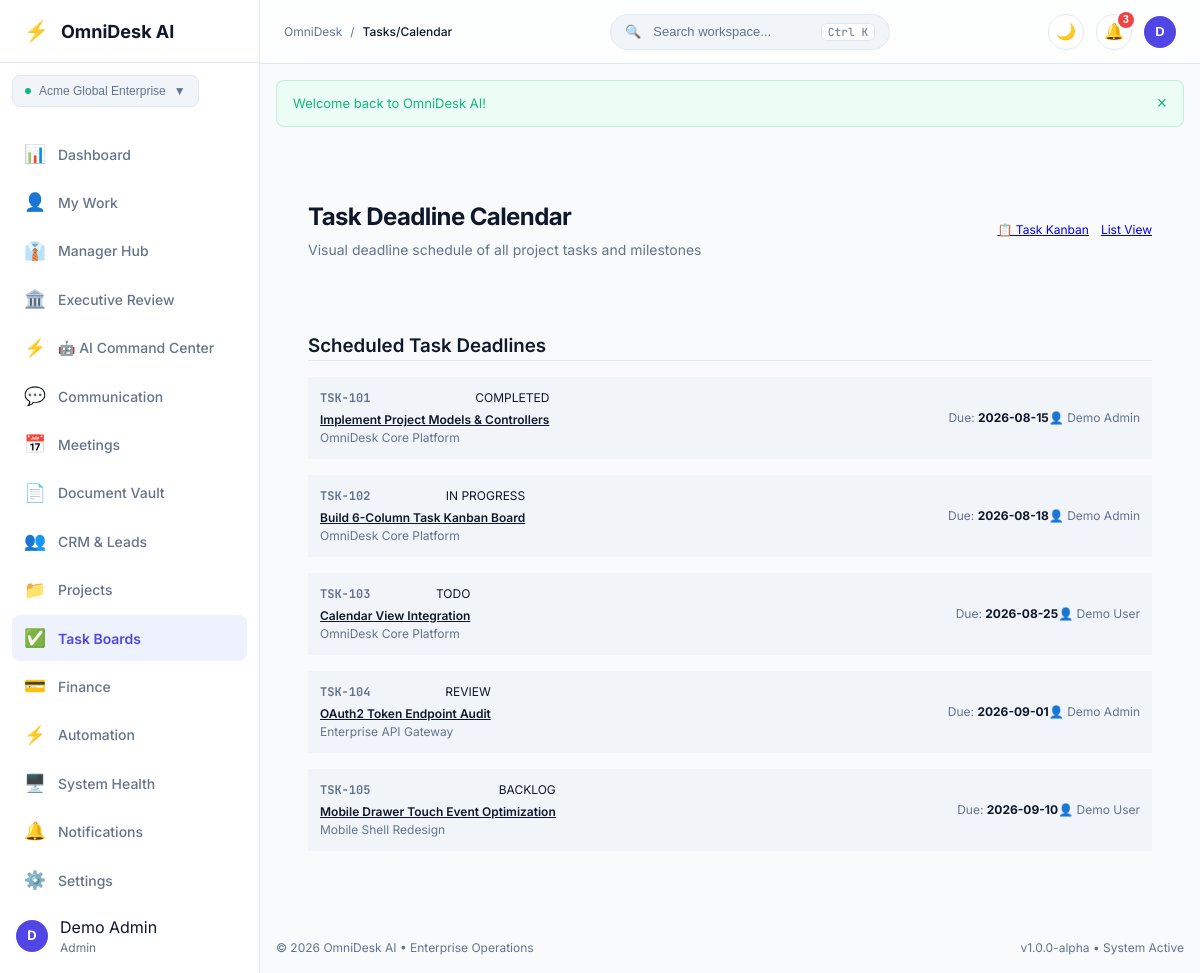
Screenshot of /tasks/calendar (signed in) with the database file from the repository.
### tables this page shows
CREATE TABLE IF NOT EXISTS `workspaces` (
    `id`          INT UNSIGNED NOT NULL AUTO_INCREMENT,
    `name`        VARCHAR(100) NOT NULL,
    `slug`        VARCHAR(100) NOT NULL,
    `type`        VARCHAR(30)  NOT NULL DEFAULT 'company' COMMENT 'company | team | department | personal',
    `owner_id`    INT UNSIGNED NOT NULL,
    `created_at`  DATETIME     NOT NULL DEFAULT CURRENT_TIMESTAMP,
    `updated_at`  DATETIME     NOT NULL DEFAULT CURRENT_TIMESTAMP ON UPDATE CURRENT_TIMESTAMP,

    PRIMARY KEY (`id`),
    UNIQUE KEY `uq_workspaces_slug` (`slug`),
    KEY `idx_workspaces_owner` (`owner_id`),
    CONSTRAINT `fk_ws_owner` FOREIGN KEY (`owner_id`)
        REFERENCES `users` (`id`) ON DELETE CASCADE ON UPDATE CASCADE

);

CREATE TABLE IF NOT EXISTS `tasks` (
    `id`                INT UNSIGNED NOT NULL AUTO_INCREMENT,
    `workspace_id`      INT UNSIGNED NOT NULL,
    `project_id`        INT UNSIGNED NOT NULL,
    `milestone_id`      INT UNSIGNED DEFAULT NULL,
    `parent_task_id`    INT UNSIGNED DEFAULT NULL,
    `code`              VARCHAR(30)  NOT NULL,
    `title`             VARCHAR(200) NOT NULL,
    `description`       TEXT         DEFAULT NULL,
    `status`            VARCHAR(30)  NOT NULL DEFAULT 'todo' COMMENT 'backlog | todo | in_progress | review | testing | completed',
    `priority`          VARCHAR(30)  NOT NULL DEFAULT 'medium' COMMENT 'low | medium | high | urgent',
    `assigned_user_id`  INT UNSIGNED DEFAULT NULL,
    `created_by`        INT UNSIGNED DEFAULT NULL,
    `start_date`        DATE         DEFAULT NULL,
    `due_date`          DATE         DEFAULT NULL,
    `completed_at`      DATETIME     DEFAULT NULL,
    `estimated_minutes` INT UNSIGNED NOT NULL DEFAULT 0,
    `actual_minutes`    INT UNSIGNED NOT NULL DEFAULT 0,
    `created_at`        DATETIME     NOT NULL DEFAULT CURRENT_TIMESTAMP,
    `updated_at`        DATETIME     NOT NULL DEFAULT CURRENT_TIMESTAMP ON UPDATE CURRENT_TIMESTAMP,

    PRIMARY KEY (`id`),
    KEY `idx_tasks_ws`       (`workspace_id`),
    KEY `idx_tasks_proj`     (`project_id`),
    KEY `idx_tasks_status`   (`status`),
    KEY `idx_tasks_assigned` (`assigned_user_id`),
    CONSTRAINT `fk_tasks_ws` FOREIGN KEY (`workspace_id`)
        REFERENCES `workspaces` (`id`) ON DELETE CASCADE ON UPDATE CASCADE,
    CONSTRAINT `fk_tasks_proj` FOREIGN KEY (`project_id`)
        REFERENCES `projects` (`id`) ON DELETE CASCADE ON UPDATE CASCADE,
    CONSTRAINT `fk_tasks_ms` FOREIGN KEY (`milestone_id`)
        REFERENCES `project_milestones` (`id`) ON DELETE SET NULL ON UPDATE CASCADE,
    CONSTRAINT `fk_tasks_assigned` FOREIGN KEY (`assigned_user_id`)
        REFERENCES `users` (`id`) ON DELETE SET NULL ON UPDATE CASCADE

);

CREATE TABLE IF NOT EXISTS `projects` (
    `id`              INT UNSIGNED   NOT NULL AUTO_INCREMENT,
    `workspace_id`    INT UNSIGNED   NOT NULL,
    `code`            VARCHAR(30)    NOT NULL,
    `name`            VARCHAR(150)   NOT NULL,
    `slug`            VARCHAR(150)   NOT NULL,
    `description`     TEXT           DEFAULT NULL,
    `customer_id`     INT UNSIGNED   DEFAULT NULL,
    `manager_id`      INT UNSIGNED   DEFAULT NULL,
    `status`          VARCHAR(30)    NOT NULL DEFAULT 'active' COMMENT 'planning | active | on_hold | at_risk | completed | cancelled | archived',
    `priority`        VARCHAR(30)    NOT NULL DEFAULT 'medium' COMMENT 'low | medium | high | urgent',
    `start_date`      DATE           DEFAULT NULL,
    `due_date`        DATE           DEFAULT NULL,
    `completion_date` DATE           DEFAULT NULL,
    `budget`          DECIMAL(12,2)  NOT NULL DEFAULT 0.00,
    `progress`        INT UNSIGNED   NOT NULL DEFAULT 0 COMMENT '0..100 percentage',
    `created_by`      INT UNSIGNED   DEFAULT NULL,
    `created_at`      DATETIME       NOT NULL DEFAULT CURRENT_TIMESTAMP,
    `updated_at`      DATETIME       NOT NULL DEFAULT CURRENT_TIMESTAMP ON UPDATE CURRENT_TIMESTAMP,
    `archived_at`     DATETIME       DEFAULT NULL,

    PRIMARY KEY (`id`),
    UNIQUE KEY `uq_proj_ws_code` (`workspace_id`, `code`),
    KEY `idx_proj_ws`       (`workspace_id`),
    KEY `idx_proj_status`   (`status`),
    KEY `idx_proj_manager`  (`manager_id`),
    CONSTRAINT `fk_proj_ws` FOREIGN KEY (`workspace_id`)
        REFERENCES `workspaces` (`id`) ON DELETE CASCADE ON UPDATE CASCADE,
    CONSTRAINT `fk_proj_cust` FOREIGN KEY (`customer_id`)
        REFERENCES `customers` (`id`) ON DELETE SET NULL ON UPDATE CASCADE,
    CONSTRAINT `fk_proj_mgr` FOREIGN KEY (`manager_id`)
        REFERENCES `users` (`id`) ON DELETE SET NULL ON UPDATE CASCADE

);

### modules/Tasks/views/calendar.php (the view, shortened to what the rows shown need)
<?php
$taskList = $tasks ?? [];
?>
<?php require_once MODULES_PATH . '/Shared/views/app_shell_start.php'; ?>
<div class="card card-glass p-6 mb-6">
    <div class="flex items-center justify-between flex-wrap gap-4">
        <div>
            <h1 class="text-2xl font-bold tracking-tight mb-1">Task Deadline Calendar</h1>
            <p class="text-muted text-sm mb-0">Visual deadline schedule of all project tasks and milestones</p>
        </div>
        <div class="flex items-center gap-3">
            <a href="<?= url('/tasks/kanban') ?>" class="btn btn-primary text-xs py-1.5 px-3">📋 Task Kanban</a>
            <a href="<?= url('/tasks') ?>" class="btn btn-secondary text-xs py-1.5 px-3">List View</a>
        </div>
    </div>
</div>
<div class="card p-6 mb-6">
    <h3 class="font-semibold text-base border-b pb-3 mb-4">Scheduled Task Deadlines</h3>
    <div class="grid grid-cols-3 gap-4 text-xs">
        <?php if (!empty($taskList)): ?>
            <?php foreach ($taskList as $t): ?>
                <div class="p-3 rounded bg-surface-subtle border flex flex-col justify-between">
                    <div>
                        <div class="flex justify-between items-center mb-1">
                            <span class="font-mono text-2xs font-bold text-muted"><?= e($t['code']) ?></span>
                            <span class="badge badge-info text-2xs uppercase"><?= e(str_replace('_', ' ', $t['status'])) ?></span>
                        </div>
                        <a href="<?= url('/tasks/show?id=' . $t['id']) ?>" class="font-semibold text-main hover:underline text-xs block mb-1">
                            <?= e($t['title']) ?>
                        </a>
                        <div class="text-muted text-2xs"><?= e($t['project_name']) ?></div>
                    </div>
                    <div class="pt-2 border-t mt-3 flex justify-between items-center text-2xs">
                        <span class="text-muted">Due: <strong class="text-main"><?= e($t['due_date'] ?: 'No deadline') ?></strong></span>
                        <span class="text-muted">👤 <?= e($t['assignee_name'] ?: 'Unassigned') ?></span>
                    </div>
                </div>
            <?php endforeach; ?>
        <?php else: ?>
            <div class="col-span-3 text-center text-muted py-8">No scheduled task deadlines found.</div>
        <?php endif; ?>
    </div>
</div>
<?php require_once MODULES_PATH . '/Shared/views/app_shell_end.php'; ?>

### core/Router.php (shortened to what the rows shown need)
<?php
class Router
{
    private array $routes = [
        'GET'  => [],
        'POST' => [],
    ];
    public function dispatch(): void
    {
        $method = strtoupper($_SERVER['REQUEST_METHOD'] ?? 'GET');
        $uri    = $this->normalizeUri($_SERVER['REQUEST_URI'] ?? '/');
        foreach ($this->routes[$method] as $pattern => $routeInfo) {
            $params = $this->matchRoute($pattern, $uri);
            if ($params !== null) {
                $this->callHandler($routeInfo['handler'], $params);
                return;
            }
        }
    }
    private function addRoute(string $method, string $path, callable|array $handler, array $middleware = []): void
    {
        $pattern = $this->pathToPattern($path);
        $this->routes[$method][$pattern] = [
            'handler'    => $handler,
            'middleware' => $middleware,
        ];
    }
    private function pathToPattern(string $path): string
    {
        $pattern = preg_replace_callback(
            '/\{([a-zA-Z_][a-zA-Z0-9_]*)\}/',
            fn($m) => '(?P<' . $m[1] . '>[^/]+)',
            $path
        );
        return '#^' . $pattern . '$#';
    }
    private function matchRoute(string $pattern, string $uri): ?array
    {
        if (!preg_match($pattern, $uri, $matches)) {
            return null;
        }
        return array_filter(
            $matches,
            fn($k) => is_string($k),
            ARRAY_FILTER_USE_KEY
        );
    }
    private function callHandler(callable|array $handler, array $params): void
    {
        if (is_array($handler)) {
            [$class, $method] = $handler;
            $instance = new $class();
            $instance->$method($params);
            return;
        }
    }
    private function normalizeUri(string $uri): string
    {
        $path = parse_url($uri, PHP_URL_PATH) ?? '/';
        $path = '/' . trim($path, '/');
        $path = preg_replace('#/+#', '/', $path);
        return $path === '' ? '/' : $path;
    }
}

### modules/Shared/views/app_shell_start.php (shortened to what the rows shown need)
<?php
$currentUser = \Core\Auth::user();
$currentRoute = parse_url($_SERVER['REQUEST_URI'] ?? '/', PHP_URL_PATH);
$navItems = [
    ['key' => 'dashboard',     'label' => 'Dashboard',          'icon' => '📊', 'url' => '/dashboard',         'perm' => 'dashboard.view'],
    ['key' => 'my-work',       'label' => 'My Work',            'icon' => '👤', 'url' => '/my-work',           'perm' => 'dashboard.view'],
    ['key' => 'manager',       'label' => 'Manager Hub',        'icon' => '👔', 'url' => '/manager',           'perm' => 'dashboard.view'],
    ['key' => 'executive',     'label' => 'Executive Review',   'icon' => '🏛️', 'url' => '/executive',         'perm' => 'dashboard.view'],
    ['key' => 'ai',            'label' => '🤖 AI Command Center','icon' => '⚡', 'url' => '/ai/command-center', 'perm' => 'dashboard.view'],
    ['key' => 'communication', 'label' => 'Communication',      'icon' => '💬', 'url' => '/communication',     'perm' => 'dashboard.view'],
    ['key' => 'meetings',      'label' => 'Meetings',           'icon' => '📅', 'url' => '/meetings',          'perm' => 'dashboard.view'],
    ['key' => 'documents',     'label' => 'Document Vault',     'icon' => '📄', 'url' => '/documents',         'perm' => 'documents.view'],
    ['key' => 'crm',           'label' => 'CRM & Leads',        'icon' => '👥', 'url' => '/crm',               'perm' => 'crm.view'],
    ['key' => 'projects',      'label' => 'Projects',           'icon' => '📁', 'url' => '/projects',          'perm' => 'projects.view'],
    ['key' => 'tasks',         'label' => 'Task Boards',        'icon' => '✅', 'url' => '/tasks',             'perm' => 'tasks.view'],
    ['key' => 'finance',       'label' => 'Finance',            'icon' => '💳', 'url' => '/finance',           'perm' => 'finance.view'],
    ['key' => 'automation',    'label' => 'Automation',         'icon' => '⚡', 'url' => '/automation',        'perm' => 'settings.view'],
    ['key' => 'operations',    'label' => 'System Health',      'icon' => '🖥️', 'url' => '/operations/health', 'perm' => 'settings.view'],
    ['key' => 'notifications', 'label' => 'Notifications',      'icon' => '🔔', 'url' => '/notifications',     'perm' => 'notifications.view'],
    ['key' => 'settings',      'label' => 'Settings',           'icon' => '⚙️', 'url' => '/settings',          'perm' => 'settings.view'],
];
?>
<?php require_once __DIR__ . '/header.php'; ?>
<body class="bg-app text-main antialiased app-body">
    <div class="app-layout">
        <aside class="app-sidebar" id="appSidebar">
            <div class="sidebar-header">
                <a href="<?= url('/dashboard') ?>" class="brand-link">
                    <span class="brand-icon">⚡</span>
                    <span class="brand-title"><?= e(APP_NAME) ?></span>
                </a>
            </div>
            <div class="sidebar-workspace p-3">
                <?php
                $currActiveWs = \Core\DashboardService::getActiveWorkspace($currentUser['id'] ?? 0);
                ?>
                <div class="dropdown-wrapper w-full">
                    <button type="button" class="workspace-badge w-full justify-between cursor-pointer" id="wsDropdownBtn">
                        <div class="flex items-center gap-2 truncate">
                            <span class="ws-dot"></span>
                            <span class="ws-name truncate font-medium"><?= e($currActiveWs['name']) ?></span>
                        </div>
                        <span class="text-xs text-muted">▼</span>
                    </button>
                </div>
            </div>
            <nav class="sidebar-nav">
                <ul class="nav-list">
                    <?php foreach ($navItems as $item): ?>
                        <?php if (\Core\Auth::hasPermission($item['perm'])): ?>
                            <?php $isActive = str_starts_with($currentRoute, $item['url']); ?>
                            <li class="nav-item">
                                <a href="<?= url($item['url']) ?>" class="nav-link <?= $isActive ? 'active' : '' ?>">
                                    <span class="nav-icon"><?= $item['icon'] ?></span>
                                    <span class="nav-label"><?= e($item['label']) ?></span>
                                </a>
                            </li>
                        <?php endif; ?>
                    <?php endforeach; ?>
                </ul>
            </nav>
            <div class="sidebar-footer p-4">
                <div class="user-pill flex items-center gap-3">
                    <div class="avatar-circle">
                        <?= e(strtoupper(substr($currentUser['first_name'] ?? 'U', 0, 1))) ?>
                    </div>
                    <div class="user-info flex-1 min-w-0">
                        <div class="user-name truncate"><?= e($currentUser['full_name'] ?? 'User') ?></div>
                        <div class="user-role text-xs text-muted capitalize"><?= e($currentUser['role'] ?? 'member') ?></div>
                    </div>
                </div>
            </div>
        </aside>
        <div class="app-main">
            <header class="app-topbar">
                <div class="topbar-left flex items-center gap-3">
                    <div class="breadcrumbs flex items-center gap-2 text-xs text-muted">
                        <span>OmniDesk</span>
                        <span>/</span>
                        <span class="text-main font-medium capitalize"><?= e(ltrim($currentRoute, '/') ?: 'Dashboard') ?></span>
                    </div>
                </div>
                <div class="topbar-center">
                    <button type="button" class="search-trigger" id="globalSearchBtn">
                        <span class="search-icon">🔍</span>
                        <span class="search-text">Search workspace...</span>
                        <kbd class="search-kbd">Ctrl K</kbd>
                    </button>
                </div>
                <div class="topbar-right flex items-center gap-3">
                    <button type="button" class="btn-icon" id="themeToggleBtn" title="Toggle Light/Dark Theme">
                        🌙
                    </button>
                    <div class="dropdown-wrapper">
                        <button type="button" class="btn-icon relative" id="notifBellBtn" title="Notifications">
                            🔔
                            <span class="notif-badge">3</span>
                        </button>
                    </div>
                    <div class="dropdown-wrapper">
                        <button type="button" class="user-avatar-btn" id="userMenuBtn">
                            <div class="avatar-sm">
                                <?= e(strtoupper(substr($currentUser['first_name'] ?? 'U', 0, 1))) ?>
                            </div>
                        </button>
                    </div>
                </div>
            </header>
            <?php $flashes = get_flash(); ?>
            <?php if (!empty($flashes)): ?>
                <div class="flash-container p-4">
                    <?php foreach ($flashes as $f): ?>
                        <div class="alert alert-<?= e($f['type']) ?> flex items-center justify-between mb-2">
                            <span><?= e($f['message']) ?></span>
                            <button type="button" onclick="this.parentElement.remove()" class="alert-close">&times;</button>
                        </div>
                    <?php endforeach; ?>
                </div>
            <?php endif; ?>
            <main class="app-content p-6">

### rows the page displays
workspaces: name "Acme Global Enterprise"
tasks: code "TSK-101", status "COMPLETED", title "Implement Project Models & Controllers", project.name "OmniDesk Core Platform", due_date "2026-08-15", assignee_name "Demo Admin"
tasks: code "TSK-102", status "IN PROGRESS", title "Build 6-Column Task Kanban Board", project.name "OmniDesk Core Platform", due_date "2026-08-18", assignee_name "Demo Admin"
tasks: code "TSK-103", status "TODO", title "Calendar View Integration", project.name "OmniDesk Core Platform", due_date "2026-08-25", assignee_name "Demo User"
tasks: code "TSK-104", status "REVIEW", title "OAuth2 Token Endpoint Audit", project.name "Enterprise API Gateway", due_date "2026-09-01", assignee_name "Demo Admin"
tasks: code "TSK-105", status "BACKLOG", title "Mobile Drawer Touch Event Optimization", project.name "Mobile Shell Redesign", due_date "2026-09-10", assignee_name "Demo User"

### other values shown
$item['icon'] "📊"
$item['label'] "Dashboard"
$item['icon'] "👤"
$item['label'] "My Work"
$item['icon'] "👔"
$item['label'] "Manager Hub"
$item['icon'] "🏛️"
$item['label'] "Executive Review"
$item['icon'] "⚡"
$item['label'] "🤖 AI Command Center"
$item['icon'] "💬"
$item['label'] "Communication"
$item['icon'] "📅"
$item['label'] "Meetings"
$item['icon'] "📄"
